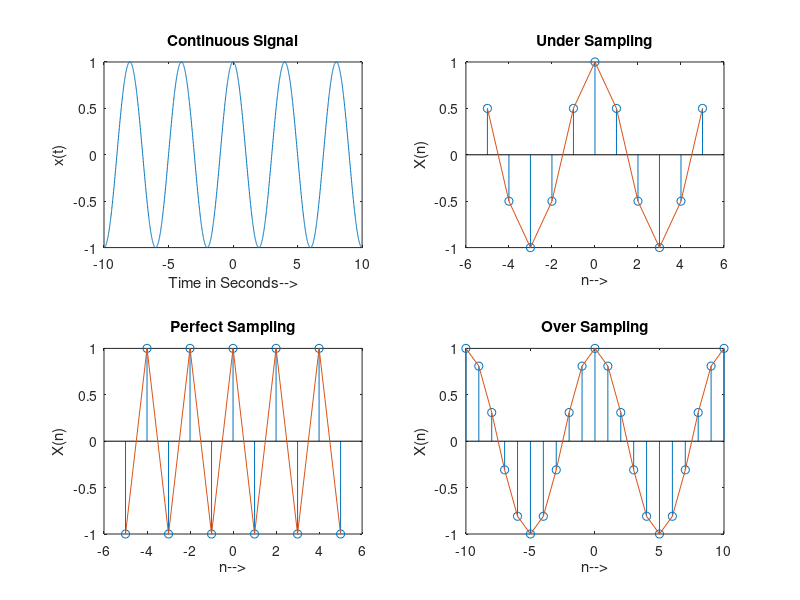

Source code (MATLAB):
clc;
close all;
t=-10:0.01:10;%time window
fm=1/4;%Analog Frequency

%code for plotting input signal
x=cos(2*pi*fm*t);%input signal
subplot(2,2,1);
plot(t,x);
xlabel('Time in Seconds-->');
ylabel('x(t)');
title('Continuous Signal');

%code for plotting fs<Nquist Rate
fs1=1.2*fm;%sampling freuqncy
n=-5:1:5;%defining time range
xn1=cos(2*pi*n*fm/fs1);
subplot(2,2,2);
stem(n,xn1);
hold on;
plot(n,xn1);
xlabel('n-->');
ylabel('X(n)');
title('Under Sampling');

%code for plotting fs=Nquist Rate
fs2=2*fm;%sampling freuqncy
xn2=cos(2*pi*n*fm/fs2);
subplot(2,2,3);
stem(n,xn2);
hold on;
plot(n,xn2);
xlabel('n-->');
ylabel('X(n)');
title('Perfect Sampling');

%code for plotting fs>Nquist Rate
fs3=10*fm;%sampling freuqncy
n=-10:1:10;%defining time range
xn3=cos(2*pi*n*fm/fs3);
subplot(2,2,4);
stem(n,xn3);
hold on;
plot(n,xn3);
xlabel('n-->');
ylabel('X(n)');
title('Over Sampling');
